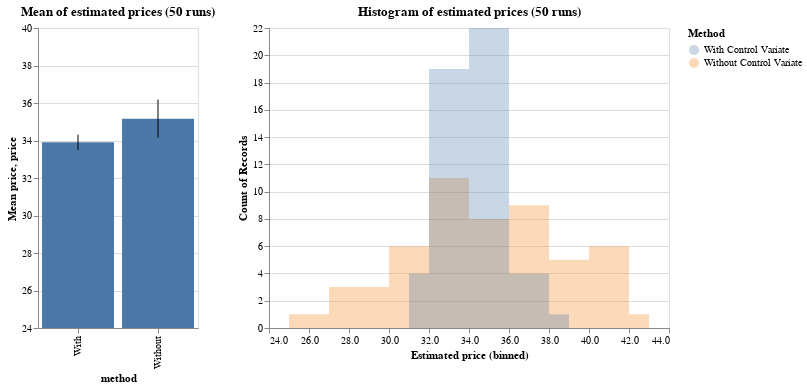

The notebook cell this image was saved under:
### Code cell
import pandas as pd
import altair as alt
import numpy as np

source1 = pd.DataFrame({
    'Without Control Variate': AmerP,
    'With Control Variate': AmerP_CV,
})

Chart1 = alt.Chart(source1).transform_fold(
    ['Without Control Variate', 'With Control Variate'],
    as_=['Method', 'Estimated price']
).mark_area(
    opacity=0.3,
    interpolate='step'
).encode(
    alt.X('Estimated price:Q', bin=alt.Bin(maxbins=10)),
    alt.Y('count()', stack=None),
    alt.Color('Method:N')
).properties(
    title='Histogram of estimated prices (50 runs)'
)

source2 = pd.concat([pd.DataFrame({'price': AmerP, 'method':'Without'}),pd.DataFrame({'price': AmerP_CV, 'method':'With'})])

bars = alt.Chart(source2).mark_bar().properties(
    width=alt.Step(80)  # controls width of bar
).encode(
    x='method:N',
    y=alt.Y('mean(price):Q', title='Mean price', scale=alt.Scale(domain=(25,40))),
    #color = 'method:N'
)

error_bars = alt.Chart().mark_errorbar(extent='ci').encode(
    x='method:N',
    y='price:Q'
)

Chart2 = alt.layer(bars, error_bars, data=source2).properties(
    title='Mean of estimated prices (50 runs)'
)

Chart2 | Chart1

### Figure 1 — Vega-Lite specification as saved in the notebook (floating-point values rounded to 4 significant figures)
{"config": {"view": {"continuousWidth": 400, "continuousHeight": 300}}, "hconcat": [{"layer": [{"mark": "bar", "encoding": {"x": {"type": "nominal", "field": "method"}, "y": {"type": "quantitative", "aggregate": "mean", "field": "price", "scale": {"domain": [25, 40]}, "title": "Mean price"}}, "width": {"step": 80}}, {"mark": {"type": "errorbar", "extent": "ci"}, "encoding": {"x": {"type": "nominal", "field": "method"}, "y": {"type": "quantitative", "field": "price"}}}], "data": {"name": "data-e6fe7b122d314740f5fdecc0cd4ee21e"}, "title": "Mean of estimated prices (50 runs)"}, {"data": {"name": "data-dc2ec2abb0c224c014ca6a2fe9564fe4"}, "mark": {"type": "area", "interpolate": "step", "opacity": 0.3}, "encoding": {"color": {"type": "nominal", "field": "Method"}, "x": {"type": "quantitative", "bin": {"maxbins": 10}, "field": "Estimated price"}, "y": {"type": "quantitative", "aggregate": "count", "stack": null}}, "title": "Histogram of estimated prices (50 runs)", "transform": [{"fold": ["Without Control Variate", "With Control Variate"], "as": ["Method", "Estimated price"]}]}], "$schema": "https://vega.github.io/schema/vega-lite/v4.8.1.json", "datasets": {"data-e6fe7b122d314740f5fdecc0cd4ee21e": [{"price": 33.26, "method": "Without"}, {"price": 40.53, "method": "Without"}, {"price": 32.85, "method": "Without"}, {"price": 39.53, "method": "Without"}, {"price": 36.18, "method": "Without"}, {"price": 40.04, "method": "Without"}, {"price": 35.5, "method": "Without"}, {"price": 33.58, "method": "Without"}, {"price": 37.44, "method": "Without"}, {"price": 30.43, "method": "Without"}, {"price": 30.98, "method": "Without"}, {"price": 29.73, "method": "Without"}, {"price": 34.98, "method": "Without"}, {"price": 31.86, "method": "Without"}, {"price": 33.65, "method": "Without"}, {"price": 36.23, "method": "Without"}, {"price": 33.37, "method": "Without"}, {"price": 38.07, "method": "Without"}, {"price": 31.44, "method": "Without"}, {"price": 35.89, "method": "Without"}, {"price": 34.86, "method": "Without"}, {"price": 33.41, "method": "Without"}, {"price": 43.05, "method": "Without"}, {"price": 35.96, "method": "Without"}, {"price": 25.76, "method": "Without"}, {"price": 32.35, "method": "Without"}, {"price": 37.67, "method": "Without"}, {"price": 36.87, "method": "Without"}, {"price": 35.42, "method": "Without"}, {"price": 34.05, "method": "Without"}, {"price": 37.68, "method": "Without"}, {"price": 31.81, "method": "Without"}, {"price": 40.08, "method": "Without"}, {"price": 36.47, "method": "Without"}, {"price": 29.06, "method": "Without"}, {"price": 29.65, "method": "Without"}, {"price": 36.74, "method": "Without"}, {"price": 36.31, "method": "Without"}, {"price": 38.28, "method": "Without"}, {"price": 32.87, "method": "Without"}, {"price": 31.79, "method": "Without"}, {"price": 32.18, "method": "Without"}, {"price": 32.31, "method": "Without"}, {"price": 41.14, "method": "Without"}, {"price": 39.51, "method": "Without"}, {"price": 39.13, "method": "Without"}, {"price": 41.49, "method": "Without"}, {"price": 34.01, "method": "Without"}, {"price": 40.01, "method": "Without"}, {"price": 32.72, "method": "Without"}, {"price": 30.7, "method": "With"}, {"price": 36.95, "method": "With"}, {"price": 34.82, "method": "With"}, {"price": 34.21, "method": "With"}, {"price": 38.15, "method": "With"}, {"price": 36.22, "method": "With"}, {"price": 34.72, "method": "With"}, {"price": 32.58, "method": "With"}, {"price": 34.92, "method": "With"}, {"price": 34.03, "method": "With"}, {"price": 32.14, "method": "With"}, {"price": 30.59, "method": "With"}, {"price": 32.47, "method": "With"}, {"price": 32.91, "method": "With"}, {"price": 34.02, "method": "With"}, {"price": 32.55, "method": "With"}, {"price": 36.15, "method": "With"}, {"price": 32.49, "method": "With"}, {"price": 31.02, "method": "With"}, {"price": 33.93, "method": "With"}, {"price": 34.46, "method": "With"}, {"price": 35.18, "method": "With"}, {"price": 35.85, "method": "With"}, {"price": 34.18, "method": "With"}, {"price": 30.43, "method": "With"}, {"price": 33.53, "method": "With"}, {"price": 34.85, "method": "With"}, {"price": 32.89, "method": "With"}, {"price": 34.27, "method": "With"}, {"price": 34.19, "method": "With"}, {"price": 35.37, "method": "With"}, {"price": 32.49, "method": "With"}, {"price": 33.49, "method": "With"}, {"price": 32.79, "method": "With"}, {"price": 33.35, "method": "With"}, {"price": 32.84, "method": "With"}, {"price": 34.48, "method": "With"}, {"price": 34.5, "method": "With"}, {"price": 34.38, "method": "With"}, {"price": 34.53, "method": "With"}, {"price": 33.42, "method": "With"}, {"price": 35.49, "method": "With"}, {"price": 34.57, "method": "With"}, {"price": 33.28, "method": "With"}, {"price": 36.33, "method": "With"}, {"price": 33.27, "method": "With"}, {"price": 33.12, "method": "With"}, {"price": 34.42, "method": "With"}, {"price": 34.78, "method": "With"}, {"price": 33.04, "method": "With"}], "data-dc2ec2abb0c224c014ca6a2fe9564fe4": [{"Without Control Variate": 33.26, "With Control Variate": 30.7}, {"Without Control Variate": 40.53, "With Control Variate": 36.95}, {"Without Control Variate": 32.85, "With Control Variate": 34.82}, {"Without Control Variate": 39.53, "With Control Variate": 34.21}, {"Without Control Variate": 36.18, "With Control Variate": 38.15}, {"Without Control Variate": 40.04, "With Control Variate": 36.22}, {"Without Control Variate": 35.5, "With Control Variate": 34.72}, {"Without Control Variate": 33.58, "With Control Variate": 32.58}, {"Without Control Variate": 37.44, "With Control Variate": 34.92}, {"Without Control Variate": 30.43, "With Control Variate": 34.03}, {"Without Control Variate": 30.98, "With Control Variate": 32.14}, {"Without Control Variate": 29.73, "With Control Variate": 30.59}, {"Without Control Variate": 34.98, "With Control Variate": 32.47}, {"Without Control Variate": 31.86, "With Control Variate": 32.91}, {"Without Control Variate": 33.65, "With Control Variate": 34.02}, {"Without Control Variate": 36.23, "With Control Variate": 32.55}, {"Without Control Variate": 33.37, "With Control Variate": 36.15}, {"Without Control Variate": 38.07, "With Control Variate": 32.49}, {"Without Control Variate": 31.44, "With Control Variate": 31.02}, {"Without Control Variate": 35.89, "With Control Variate": 33.93}, {"Without Control Variate": 34.86, "With Control Variate": 34.46}, {"Without Control Variate": 33.41, "With Control Variate": 35.18}, {"Without Control Variate": 43.05, "With Control Variate": 35.85}, {"Without Control Variate": 35.96, "With Control Variate": 34.18}, {"Without Control Variate": 25.76, "With Control Variate": 30.43}, {"Without Control Variate": 32.35, "With Control Variate": 33.53}, {"Without Control Variate": 37.67, "With Control Variate": 34.85}, {"Without Control Variate": 36.87, "With Control Variate": 32.89}, {"Without Control Variate": 35.42, "With Control Variate": 34.27}, {"Without Control Variate": 34.05, "With Control Variate": 34.19}, {"Without Control Variate": 37.68, "With Control Variate": 35.37}, {"Without Control Variate": 31.81, "With Control Variate": 32.49}, {"Without Control Variate": 40.08, "With Control Variate": 33.49}, {"Without Control Variate": 36.47, "With Control Variate": 32.79}, {"Without Control Variate": 29.06, "With Control Variate": 33.35}, {"Without Control Variate": 29.65, "With Control Variate": 32.84}, {"Without Control Variate": 36.74, "With Control Variate": 34.48}, {"Without Control Variate": 36.31, "With Control Variate": 34.5}, {"Without Control Variate": 38.28, "With Control Variate": 34.38}, {"Without Control Variate": 32.87, "With Control Variate": 34.53}, {"Without Control Variate": 31.79, "With Control Variate": 33.42}, {"Without Control Variate": 32.18, "With Control Variate": 35.49}, {"Without Control Variate": 32.31, "With Control Variate": 34.57}, {"Without Control Variate": 41.14, "With Control Variate": 33.28}, {"Without Control Variate": 39.51, "With Control Variate": 36.33}, {"Without Control Variate": 39.13, "With Control Variate": 33.27}, {"Without Control Variate": 41.49, "With Control Variate": 33.12}, {"Without Control Variate": 34.01, "With Control Variate": 34.42}, {"Without Control Variate": 40.01, "With Control Variate": 34.78}, {"Without Control Variate": 32.72, "With Control Variate": 33.04}]}}
